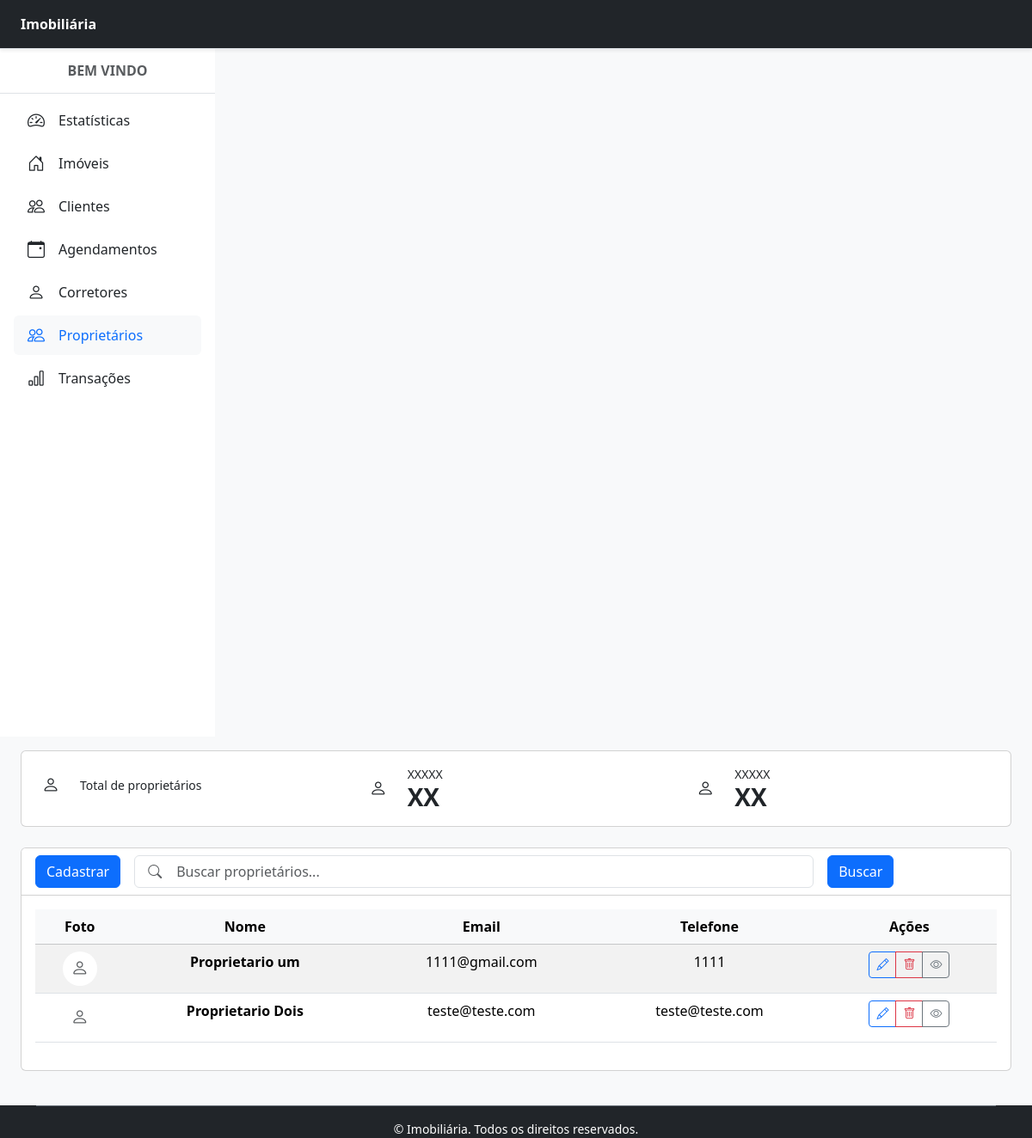
Page /proprietarios/ on the earlier database version.
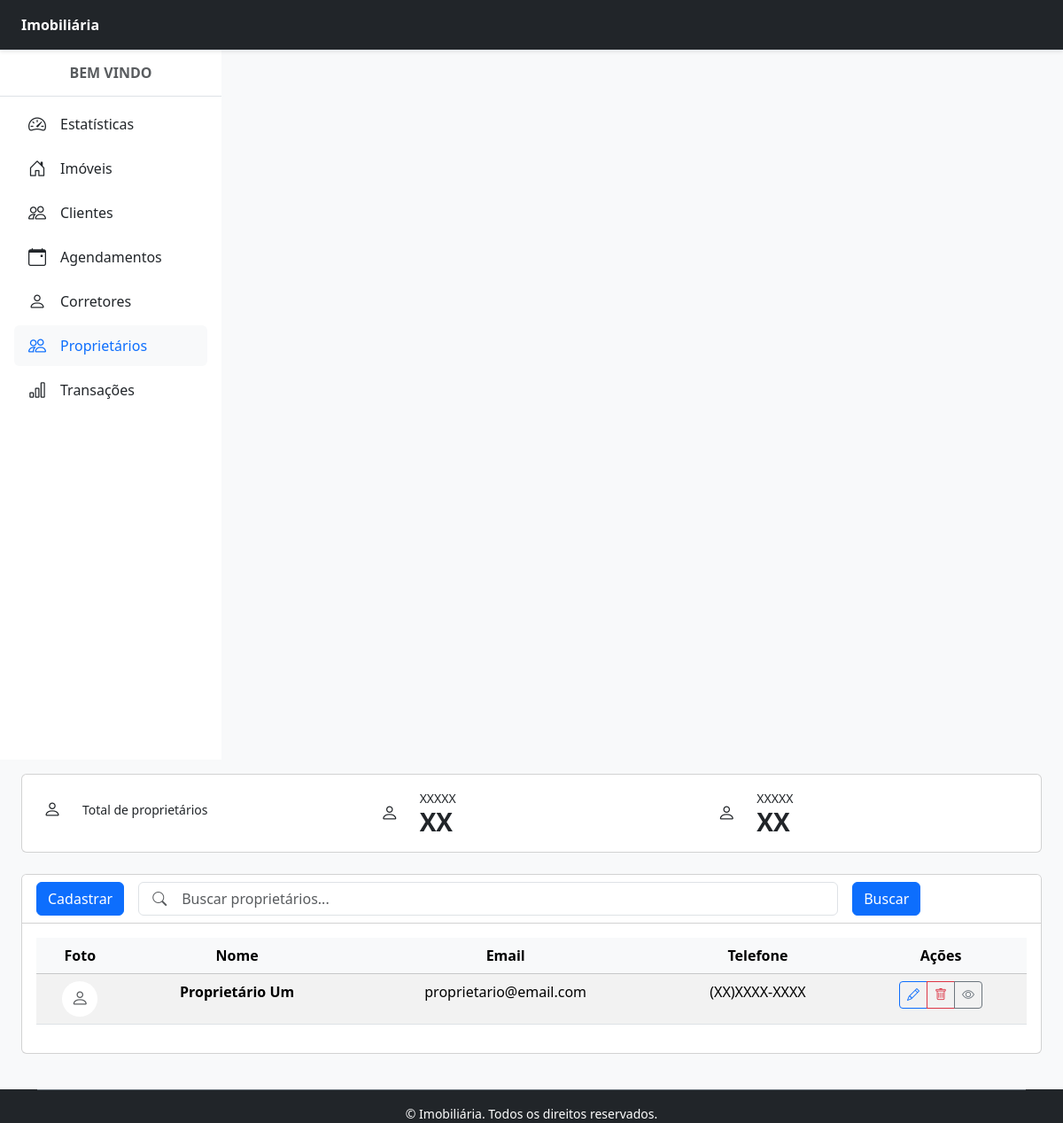
Same page on the later database version.
### proprietarios/models.py (models this page shows, shortened)
class Proprietario(Pessoa):
    codigoProprietario = models.IntegerField('Código do Proprietário', help_text='Código do proprietário', unique=True, null=True, blank=True)

### proprietarios/views.py (the view)
# urls.py: path('proprietarios/', ProprietariosView.as_view(), name='proprietario'),
class ProprietariosView(ListView):
    model = Proprietario
    template_name = 'proprietarios.html'
    def get_queryset(self):
        buscar = self.request.GET.get('buscar')
        qs = super(ProprietariosView, self).get_queryset()
        if buscar:
            qs = qs.filter(nome__icontains=buscar)
        if qs.count() > 0:
            paginator = Paginator(qs, 10)
            listagem = paginator.get_page(self.request.GET.get('page'))
            return listagem
        else:
            return messages.info(self.request, 'Nenhum Proprietario encontrado com esse nome')

### proprietarios/templates/proprietarios.html (shortened to what the changed rows need)
{% extends "principal.html" %}
{% block content %}
    <div class="container-fluid">
        <div class="row">
            <main class="col-md-9 col-lg-12 p-3">
                <div class="card">
                    <div class="card-body">
                        <div class="table-responsive">
                            <table class="table table-hover table-striped">
                                <thead class="table-light text-center">
                                    <tr>
                                        <th>Foto</th>
                                        <th>Nome</th>
                                        <th>Email</th>
                                        <th>Telefone</th>
                                        <th>Ações</th>
                                    </tr>
                                </thead>
                                <tbody class="text-center">
                                    {% for proprietario in object_list %}
                                    <tr>
                                        <td>
                                            {% if proprietario.foto %}
                                            <img src="{{ proprietario.foto.url }}" class="rounded-circle" width="40" height="40" alt="Foto do proprietario"/>
                                            {% else %}
                                            <div class="bg-white rounded-circle d-flex align-items-center justify-content-center mx-auto" style="width: 40px; height: 40px;">
                                                <i class="bi bi-person text-muted fs-5"></i>
                                            </div>
                                            {% endif %}
                                        </td>
                                        <td class="fw-bold">{{ proprietario.nome }}</td>
                                        <td>{{ proprietario.email|default:"-" }}</td>
                                        <td>{{ proprietario.telefone|default:"-" }}</td>
                                        <td class="text-center">
                                            <div class="btn-group btn-group-sm" role="group">
                                                <a href="{% url 'proprietario_editar' proprietario.pk %}" class="btn btn-outline-primary" title="Editar">
                                                    <i class="bi bi-pencil"></i>
                                                </a>
                                                <a href="{% url 'proprietario_apagar' proprietario.pk %}" class="btn btn-outline-danger" title="Excluir">
                                                    <i class="bi bi-trash"></i>
                                                </a>
                                                <button type="button" class="btn btn-outline-secondary" data-bs-toggle="modal" data-bs-target="#modal{{proprietario.id}}">
                                                    <i class="bi bi-eye"></i>
                                                </button>
                                            </div>
                                        </td>
                                    </tr>
                                    {% endfor %}
                                </tbody>
                            </table>
                        </div>
                    </div>
                </div>
            </main>
        </div>
    </div>
</html>
{% endblock %}

Differences in the rows shown:
removed Proprietario: nome "Proprietario um", email "1111@gmail.com", telefone "1111"
removed Proprietario: nome "Proprietario Dois", email "teste@teste.com", telefone "teste@teste.com"
added Proprietario: nome "Proprietário Um", email "proprietario@email.com", telefone "(XX)XXXX-XXXX"
